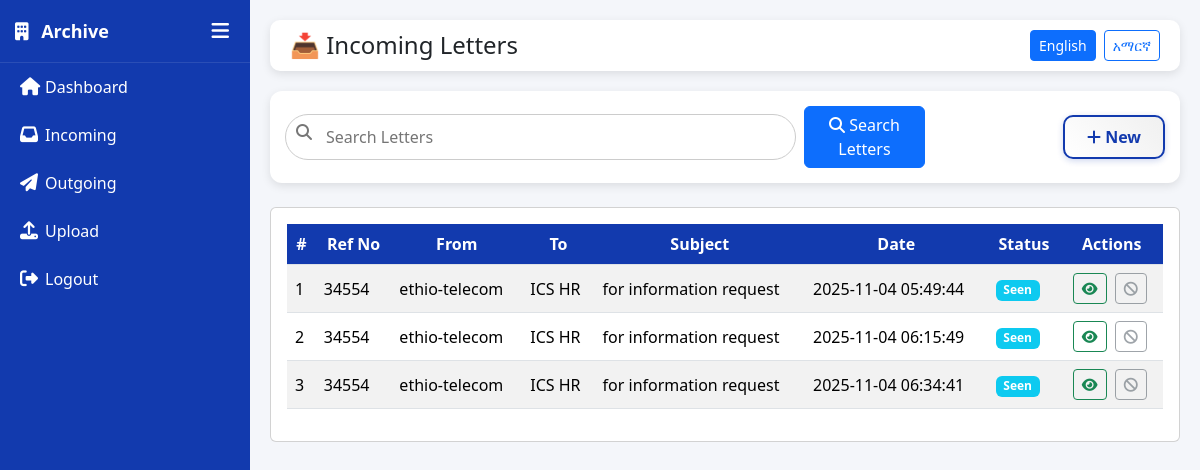
Page /incoming.php on the committed database.
### tables this page shows
CREATE TABLE `letters` (
  `id` int(11) NOT NULL,
  `type` enum('incoming','outgoing') NOT NULL,
  `ref_no` varchar(50) DEFAULT NULL,
  `subject` varchar(255) NOT NULL,
  `sender` varchar(255) NOT NULL,
  `receiver` varchar(255) NOT NULL,
  `date_received_sent` date NOT NULL,
  `description` text DEFAULT NULL,
  `file_path` varchar(255) DEFAULT NULL,
  `status` enum('pending','new','seen') DEFAULT 'pending',
  `created_by` int(11) DEFAULT NULL,
  `created_at` timestamp NOT NULL DEFAULT current_timestamp(),
  `department` varchar(100) NOT NULL
);

### incoming.php (the view, shortened to what this page needs)
<?php
$lang = isset($_GET['lang']) ? $_GET['lang'] : 'en';
include("db.php");
$text = [
    'en' => [
        'title' => '📥 Incoming Letters',
        'search' => 'Search Letters',
        'new' => 'New',
        'from' => 'From',
        'to' => 'To',
        'subject' => 'Subject',
        'date' => 'Date',
        'type' => 'Type',
        'actions' => 'Actions',
        'view' => 'View',
        'download' => 'Download',
        'no_record' => 'No record found'
    ],
    'am' => [
        'title' => '📥 የመጣ ደብዳቤ',
        'search' => 'ፈልግ',
        'new' => 'አዲስ',
        'from' => 'ከ',
        'to' => 'ወደ',
        'subject' => 'ርዕስ',
        'date' => 'ቀን',
        'type' => 'አይነት',
        'actions' => 'ተግባሮች',
        'view' => 'እይ',
        'download' => 'አዉርድ',
        'no_record' => 'ምንም መዝገብ አልተገኘም'
    ]
][$lang];
$search = isset($_GET['search']) ? trim($_GET['search']) : '';
$query = "SELECT * FROM letters WHERE type='incoming'";
$stmt = $conn->prepare($query);
$stmt->execute();
$rows = $stmt->fetchAll(PDO::FETCH_ASSOC);
?>
<!DOCTYPE html>
<html lang="en">
<head>
<link href="https://cdn.jsdelivr.net/npm/bootstrap@5.3.3/dist/css/bootstrap.min.css" rel="stylesheet">
<link href="https://cdnjs.cloudflare.com/ajax/libs/font-awesome/6.5.0/css/all.min.css" rel="stylesheet">
</head>
<body>
<div class="wrapper">
  <?php include("sidebar.php"); ?>
  <div class="content">
    <div class="topbar">
      <h4 class="m-0"><?= htmlspecialchars($text['title']) ?></h4>
      <div class="d-flex align-items-center gap-2">
        <a href="?lang=en" class="btn btn-sm btn-outline-primary <?= $lang == 'en' ? 'active' : '' ?>">English</a>
        <a href="?lang=am" class="btn btn-sm btn-outline-primary <?= $lang == 'am' ? 'active' : '' ?>">አማርኛ</a>
      </div>
    </div>
    <div class="search-container mb-4 d-flex align-items-center justify-content-between flex-wrap gap-2">
  <form method="get" class="row g-2 align-items-center flex-grow-1">
    <div class="col-md-8 position-relative">
      <i class="fa fa-search search-icon"></i>
      <input type="text" name="search" class="search-bar" placeholder="<?= htmlspecialchars($text['search']) ?>" value="<?= htmlspecialchars($search) ?>">
    </div>
    <div class="col-md-2">
      <button class="btn btn-primary w-100">
        <i class="fa fa-search"></i> <?= htmlspecialchars($text['search']) ?>
      </button>
    </div>
  </form>
  <a href="new_letter.php" class="btn btn-new ms-auto">
    <i class="fa fa-plus"></i> <?= htmlspecialchars($text['new']) ?>
  </a>
</div>
    <div class="card p-3">
      <div class="table-responsive">
        <table class="table table-striped table-hover align-middle">
          <thead>
            <tr>
              <th>#</th>
              <th>Ref No</th>
              <th><?= htmlspecialchars($text['from']) ?></th>
              <th><?= htmlspecialchars($text['to']) ?></th>
              <th><?= htmlspecialchars($text['subject']) ?></th>
              <th><?= htmlspecialchars($text['date']) ?></th>
              <th>Status</th>
              <th><?= htmlspecialchars($text['actions']) ?></th>
            </tr>
          </thead>
          <tbody>
            <?php if (count($rows) > 0): $i = 1; ?>
              <?php foreach ($rows as $row): ?>
                <tr>
                  <td><?= $i++ ?></td>
                  <td><?= htmlspecialchars($row['ref_no'] ?? '-') ?></td>
                  <td><?= htmlspecialchars($row['sender'] ?? '') ?></td>
                  <td><?= htmlspecialchars($row['receiver'] ?? '') ?></td>
                  <td><?= htmlspecialchars($row['subject'] ?? '') ?></td>
                  <td><?= htmlspecialchars($row['created_at'] ?? '') ?></td>
                  <td>
                    <?php
                      $status = strtolower($row['status'] ?? 'pending');
                      $badgeClass = match($status) {
                        'new' => 'success',
                        'read' => 'secondary',
                        'pending' => 'warning',
                        'archived' => 'dark',
                        default => 'info'
                      };
                    ?>
                    <span class="badge bg-<?= $badgeClass ?>"><?= ucfirst($status) ?></span>
                  </td>
                  <td class="text-center">
                    <a href="detail_letter.php?id=<?= urlencode($row['id']) ?>" class="btn btn-sm btn-outline-success me-1">
                      <i class="fa fa-eye"></i>
                    </a>
                    <?php if (!empty($row['file_path']) && file_exists($row['file_path'])): ?>
                      <a href="<?= htmlspecialchars($row['file_path']) ?>" download class="btn btn-sm btn-outline-primary me-1">
                        <i class="fa fa-download"></i>
                      </a>
                    <?php else: ?>
                      <button class="btn btn-sm btn-outline-secondary me-1" disabled>
                        <i class="fa fa-ban"></i>
                      </button>
                    <?php endif; ?>
                  </td>
                </tr>
              <?php endforeach; ?>
            <?php else: ?>
              <tr>
                <td colspan="8" class="text-center text-muted"><?= htmlspecialchars($text['no_record']) ?></td>
              </tr>
            <?php endif; ?>
          </tbody>
        </table>
      </div>
    </div>
  </div>
</div>
</body>
</html>

### incoming.php (style rules this page uses)
body { background-color: #f4f6fa; font-family: 'Segoe UI'; margin: 0; overflow-x: hidden; }
.wrapper { display: flex; min-height: 100vh; }
.content { margin-left: 250px; width: 100%; transition: all 0.3s ease; padding: 20px; }
.topbar { display: flex; justify-content: space-between; align-items: center; background: white; border-radius: 10px; padding: 10px 20px; box-shadow: 0 3px 10px rgba(0,0,0,0.1); margin-bottom: 20px; }
.btn-new { background: linear-gradient(45deg, #123AAE, #007bff); color: white; border: none; border-radius: 8px; padding: 8px 18px; font-weight: 600; transition: all 0.3s ease; }
.search-container { background: white; padding: 15px; border-radius: 12px; box-shadow: 0 3px 10px rgba(0,0,0,0.1); }
.search-bar { border-radius: 25px; border: 1px solid #ccc; padding: 10px 40px; width: 100%; transition: all 0.3s ease; }
.search-icon { position: absolute; left: 15px; top: 10px; color: #777; }
.btn-new { background: linear-gradient(45deg, #ffffff, #f0f0f0); color: #123AAE !important; border: 2px solid #123AAE; border-radius: 10px; padding: 8px 22px; font-weight: 600; transition: all 0.3s ease; box-shadow: 0 2px 6px rgba(18, 58, 174, 0.2); }
.table thead th { background-color: #123AAE; color: white; text-align: center; }

### rows in the picture
letters: ref_no "34554", sender "ethio-telecom", receiver "ICS HR", subject "for information request", created_at "2025-11-04 05:49:44", status "Seen"
letters: ref_no "34554", sender "ethio-telecom", receiver "ICS HR", subject "for information request", created_at "2025-11-04 06:15:49", status "Seen"
letters: ref_no "34554", sender "ethio-telecom", receiver "ICS HR", subject "for information request", created_at "2025-11-04 06:34:41", status "Seen"

### other values in the picture
$text_sidebar['dashboard'] "Dashboard"
$text_sidebar['incoming'] "Incoming"
$text_sidebar['outgoing'] "Outgoing"
$text_sidebar['upload'] "Upload"
$text_sidebar['logout'] "Logout"
$text['title'] "📥 Incoming Letters"
$text['search'] "Search Letters"
$text['new'] "New"
$text['from'] "From"
$text['to'] "To"
$text['subject'] "Subject"
$text['date'] "Date"
$text['actions'] "Actions"
